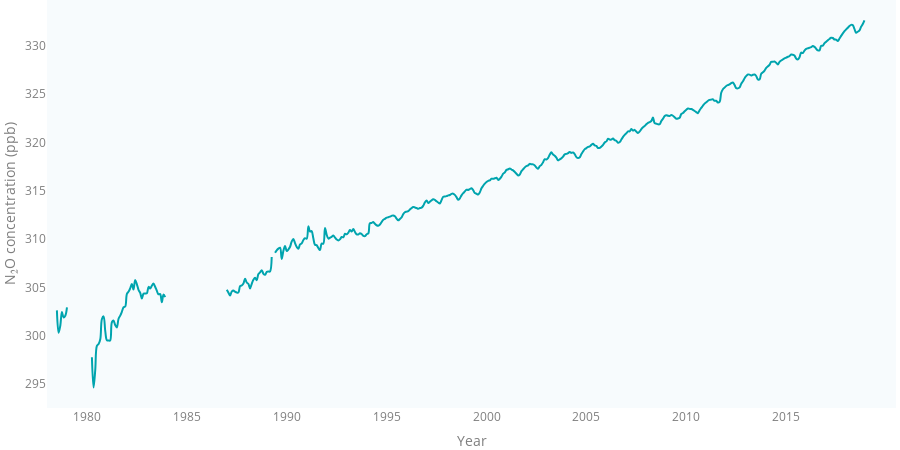

The notebook cell this image was saved under:
### Code cell
figure_2_22 = make_subplots(specs=[[{'secondary_y': False}]])
figure_2_22.add_trace(MonthlyMean,
            secondary_y=False,)


figure_2_22.update_layout(TIMESERIES_LAYOUT)

figure_2_22.update_yaxes(title_text='N₂O concentration (ppb)',
                         showgrid=False,
                         fixedrange=True,
                         showspikes=True,
                        )
figure_2_22.update_xaxes(title_text='Year',
                         range=['1978-01-01', '2020-06-30'],
                         tickformat="%Y",
                         showspikes=True,  
                         spikethickness=2
                        )

figure_2_22.show()

### Figure 1 — Plotly figure (JSON) as saved in the notebook; plotly's stock layout.template omitted (floating-point values rounded to 4 significant figures; data arrays with more than 128 entries replaced by an {"elided": "..."} marker saying what was removed)
{"data": [{"hovertemplate": "%{x}<br><b>Monthly Mean</b><br>N₂O: %{y:.2f} ppb<extra></extra>", "line": {"color": "#00a4ae", "shape": "spline", "width": 2}, "name": "Monthly Mean", "type": "scatter", "x": {"elided": "451 str values"}, "xaxis": "x", "y": {"elided": "451 float values"}, "yaxis": "y"}], "layout": {"font": {"color": "#7f7f7f"}, "height": 450, "hovermode": "x", "legend": {"bgcolor": "rgba(0,0,0,0)", "itemclick": false, "itemdoubleclick": false, "orientation": "h"}, "margin": {"b": 0, "l": 0, "r": 0, "t": 0}, "paper_bgcolor": "rgba(0,0,0,0)", "plot_bgcolor": "#f7fbfd", "xaxis": {"anchor": "y", "domain": [0, 1], "range": ["1978-01-01", "2020-06-30"], "showgrid": false, "showspikes": true, "spikethickness": 2, "tickformat": "%Y", "title": {"text": "Year"}}, "yaxis": {"anchor": "x", "domain": [0, 1], "fixedrange": true, "showgrid": false, "showspikes": true, "title": {"text": "N₂O concentration (ppb)"}}}}
